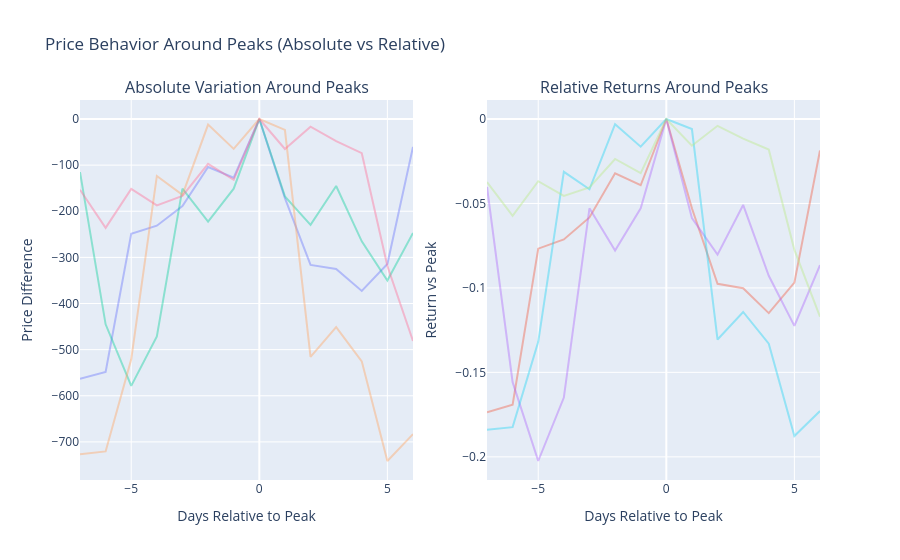

This figure's notebook cell:
### Markdown cell above
**Price Behavior Around Peaks**

*Analyze the typical price pattern before and after randomly selected peak events, using relative returns centered at the peak (t = 0).*

### Code cell
NB_PEAKS_TO_DISPLAY = 5

peaks_position = random.sample(range(len(peaks)), NB_PEAKS_TO_DISPLAY)
random_peaks = peaks.iloc[peaks_position]

# 2 subplots (1 ligne, 2 colonnes)
fig = make_subplots(
    rows=1, cols=2,
    subplot_titles=[
        "Absolute Variation Around Peaks",
        "Relative Returns Around Peaks"
    ]
)

for index, row in random_peaks.iterrows():
    # skip bords
    if index < 7 or index > len(df) - 7:
        continue

    df_slice = df.iloc[index-7:index+7]

    x = list(range(-7, 7))

    # Absolute
    y_abs = df_slice["close"] - row["close"]

    fig.add_trace(
        go.Scatter(
            x=x,
            y=y_abs,
            mode="lines",
            opacity=0.4,
            showlegend=False
        ),
        row=1, col=1
    )

    # Relative
    y_rel = (df_slice["close"] / row["close"]) - 1

    fig.add_trace(
        go.Scatter(
            x=x,
            y=y_rel,
            mode="lines",
            opacity=0.4,
            showlegend=False
        ),
        row=1, col=2
    )

# Layout
fig.update_layout(
    title="Price Behavior Around Peaks (Absolute vs Relative)",
)

fig.update_xaxes(title_text="Days Relative to Peak", row=1, col=1)
fig.update_xaxes(title_text="Days Relative to Peak", row=1, col=2)

fig.update_yaxes(title_text="Price Difference", row=1, col=1)
fig.update_yaxes(title_text="Return vs Peak", row=1, col=2)

fig.show()

### Figure 1 — Plotly figure (JSON) as saved in the notebook; plotly's stock layout.template omitted (floating-point values rounded to 4 significant figures)
{"data": [{"mode": "lines", "opacity": 0.4, "showlegend": false, "type": "scatter", "x": [-7, -6, -5, -4, -3, -2, -1, 0, 1, 2, 3, 4, 5, 6], "xaxis": "x", "y": [-563.3, -548.5, -249.0, -231.3, -189.0, -104.2, -127.2, 0.0, -171.5, -316.4, -325.1, -372.8, -314.2, -60.42], "yaxis": "y"}, {"mode": "lines", "opacity": 0.4, "showlegend": false, "type": "scatter", "x": [-7, -6, -5, -4, -3, -2, -1, 0, 1, 2, 3, 4, 5, 6], "xaxis": "x2", "y": [-0.1736, -0.1691, -0.07674, -0.0713, -0.05825, -0.03211, -0.03923, 0.0, -0.05285, -0.09754, -0.1002, -0.1149, -0.09685, -0.01863], "yaxis": "y2"}, {"mode": "lines", "opacity": 0.4, "showlegend": false, "type": "scatter", "x": [-7, -6, -5, -4, -3, -2, -1, 0, 1, 2, 3, 4, 5, 6], "xaxis": "x", "y": [-115.0, -445.2, -578.5, -471.3, -151.1, -222.7, -151.0, 0.0, -167.7, -229.5, -145.3, -265.2, -350.0, -247.1], "yaxis": "y"}, {"mode": "lines", "opacity": 0.4, "showlegend": false, "type": "scatter", "x": [-7, -6, -5, -4, -3, -2, -1, 0, 1, 2, 3, 4, 5, 6], "xaxis": "x2", "y": [-0.04026, -0.1558, -0.2025, -0.1649, -0.05288, -0.07794, -0.05286, 0.0, -0.05871, -0.08033, -0.05086, -0.09282, -0.1225, -0.08647], "yaxis": "y2"}, {"mode": "lines", "opacity": 0.4, "showlegend": false, "type": "scatter", "x": [-7, -6, -5, -4, -3, -2, -1, 0, 1, 2, 3, 4, 5, 6], "xaxis": "x", "y": [-726.8, -720.7, -521.1, -123.5, -164.5, -12.18, -64.77, 0.0, -23.52, -515.7, -451.3, -525.4, -741.4, -683.1], "yaxis": "y"}, {"mode": "lines", "opacity": 0.4, "showlegend": false, "type": "scatter", "x": [-7, -6, -5, -4, -3, -2, -1, 0, 1, 2, 3, 4, 5, 6], "xaxis": "x2", "y": [-0.184, -0.1824, -0.1319, -0.03126, -0.04163, -0.003083, -0.0164, 0.0, -0.005954, -0.1306, -0.1142, -0.133, -0.1877, -0.1729], "yaxis": "y2"}, {"mode": "lines", "opacity": 0.4, "showlegend": false, "type": "scatter", "x": [-7, -6, -5, -4, -3, -2, -1, 0, 1, 2, 3, 4, 5, 6], "xaxis": "x", "y": [-153.3, -236.0, -151.5, -187.3, -166.7, -97.26, -131.9, 0.0, -65.05, -16.58, -47.85, -74.18, -318.7, -481.2], "yaxis": "y"}, {"mode": "lines", "opacity": 0.4, "showlegend": false, "type": "scatter", "x": [-7, -6, -5, -4, -3, -2, -1, 0, 1, 2, 3, 4, 5, 6], "xaxis": "x2", "y": [-0.03729, -0.0574, -0.03684, -0.04555, -0.04054, -0.02366, -0.03208, 0.0, -0.01582, -0.004033, -0.01164, -0.01804, -0.07751, -0.117], "yaxis": "y2"}], "layout": {"annotations": [{"font": {"size": 16}, "showarrow": false, "text": "Absolute Variation Around Peaks", "x": 0.225, "xanchor": "center", "xref": "paper", "y": 1, "yanchor": "bottom", "yref": "paper"}, {"font": {"size": 16}, "showarrow": false, "text": "Relative Returns Around Peaks", "x": 0.775, "xanchor": "center", "xref": "paper", "y": 1, "yanchor": "bottom", "yref": "paper"}], "title": {"text": "Price Behavior Around Peaks (Absolute vs Relative)"}, "xaxis": {"anchor": "y", "domain": [0, 0.45], "title": {"text": "Days Relative to Peak"}}, "xaxis2": {"anchor": "y2", "domain": [0.55, 1], "title": {"text": "Days Relative to Peak"}}, "yaxis": {"anchor": "x", "domain": [0, 1], "title": {"text": "Price Difference"}}, "yaxis2": {"anchor": "x2", "domain": [0, 1], "title": {"text": "Return vs Peak"}}}}
